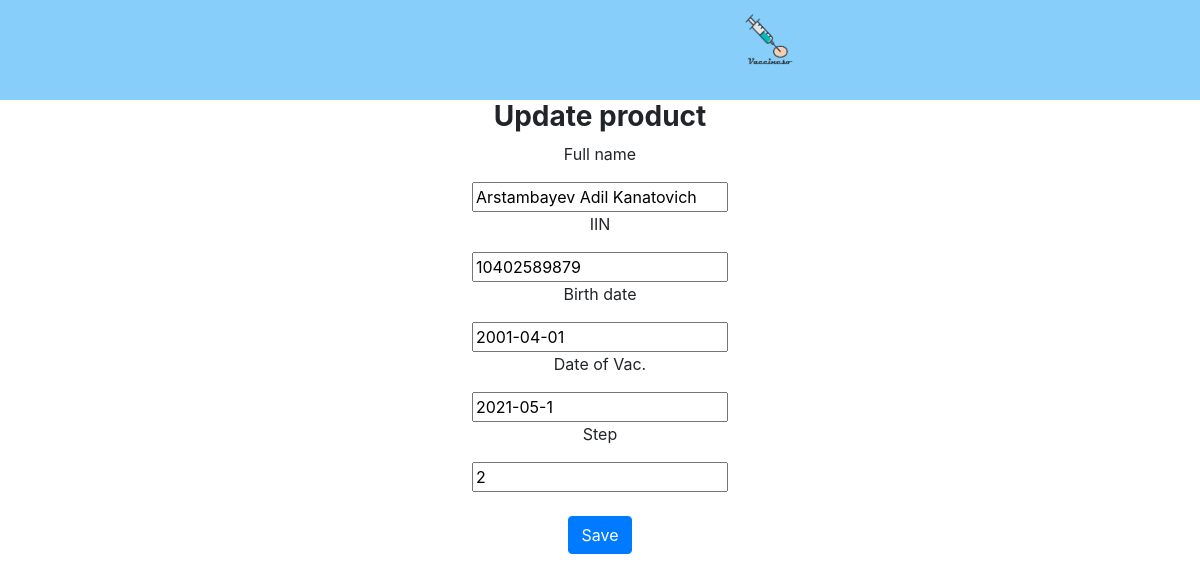
The page /pageUpdate.php?id=1 on the database its author committed.
### tables this page shows
CREATE TABLE `workers` (
  `id` int(11) NOT NULL,
  `Full name` varchar(255) DEFAULT NULL,
  `IIN` bigint(200) DEFAULT NULL,
  `Birth date` varchar(100) DEFAULT NULL,
  `Date of Vac.` varchar(100) DEFAULT NULL,
  `Step of Vac.` int(5) DEFAULT NULL
);

### pageUpdate.php (the view, shortened to what this page needs)
<?php
    $pacient_id = $_GET['id'];
    $pacients = mysqli_query($connect,"SELECT * FROM `workers` WHERE `id` = '$pacient_id'");
    $pacient = mysqli_fetch_assoc($pacients);
?>
<!DOCTYPE html>
<html lang="en">
<head>
    <link rel="stylesheet" href="https://maxcdn.bootstrapcdn.com/bootstrap/4.0.0/css/bootstrap.min.css">
    <link rel="stylesheet" href="css/style.css">
</head>
<body>
<header>
    <img src="src/вакцинесо_файнал.png" width="100" height="80">
</header>
<h3><b>Update product</b></h3>
<form role="form" action="vendor/update.php" method="post">
    <p>Full name</p>
    <input type="text" name="full_name" value="<?= $pacient['Full name']?>">
    <p>IIN</p>
    <input type="number" name="iin" value="<?= $pacient['IIN']?>"/>
    <p>Birth date</p>
    <input type="text" name="birth" value="<?= $pacient['Birth date']?>">
    <p>Date of Vac.</p>
    <input type="text" name="date" value="<?= $pacient['Date of Vac.']?>">
    <p>Step</p>
    <input type="number" name="step" value="<?= $pacient['Step of Vac.']?>"><br/>
    <br/>
    <button type="submit" class="btn btn-primary">Save</button>
</form>
</body>
</html>

### css/style.css (style rules this page uses)
html { scroll-behavior: smooth; }
h3, form { text-align: center; }
header { display: flex; width: 100%; height: 100px; background-color:#87CEFA; text-align: center; font-family: magneto, sans-serif; font-style: normal; font-weight: 700; }
img { margin-top:0; }

### pageUpdate.php (style rules this page uses)
header { width: 100%; height: 100px; background-color:#87CEFA; }
img { margin-left: 715px; }

### rows shown on the page
workers: full_name "Arstambayev Adil Kanatovich", iin "10402589879", birth "2001-04-01", date "2021-05-1", step "2"
